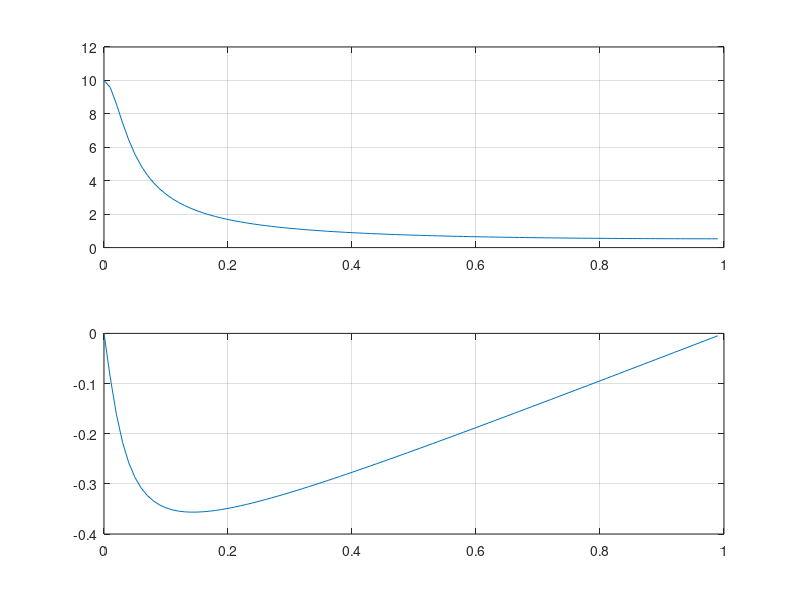

Write the MATLAB code that produced this figure.
figure(6)
clf(6)
b=[1,0];
a=[1,-0.9];
[H,w]=freqz(b,a,100);
magH=abs(H);
phaH=angle(H);

subplot(2,1,1);plot(w/pi,magH);grid
subplot(2,1,2);plot(w/pi,phaH/pi);grid